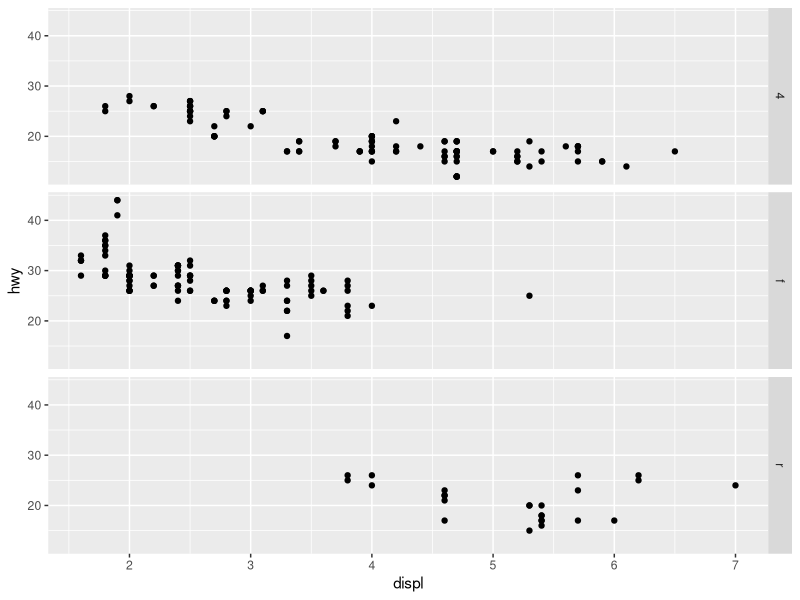
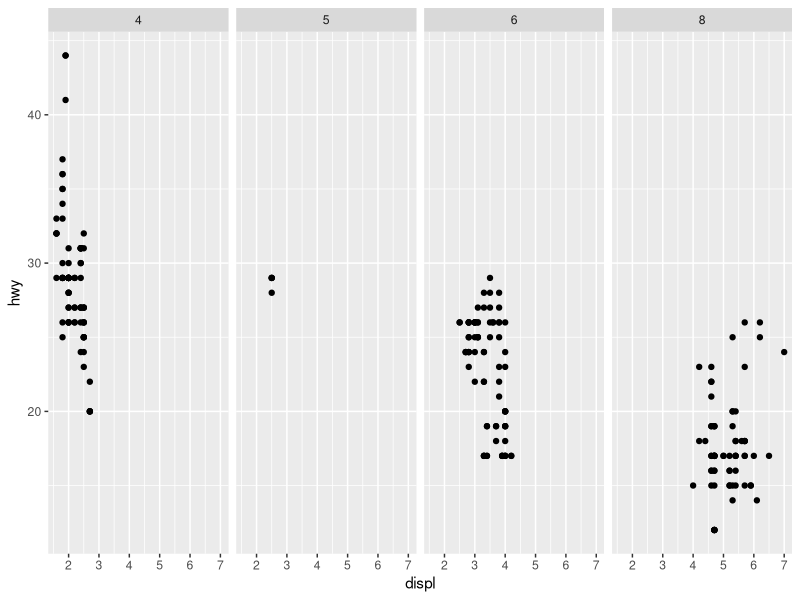
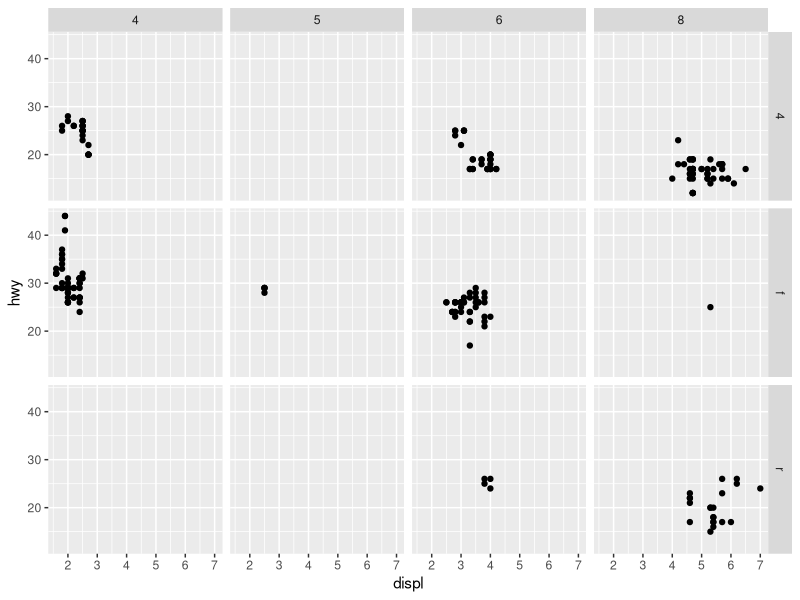
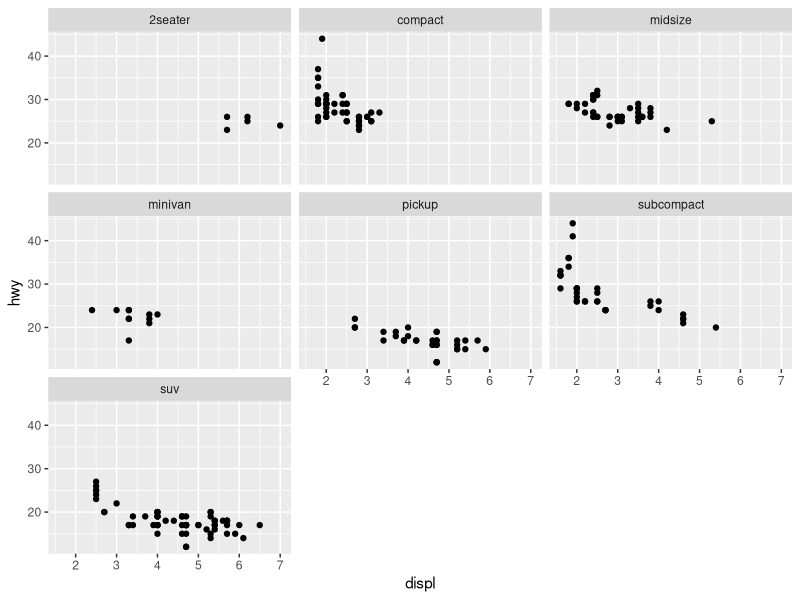
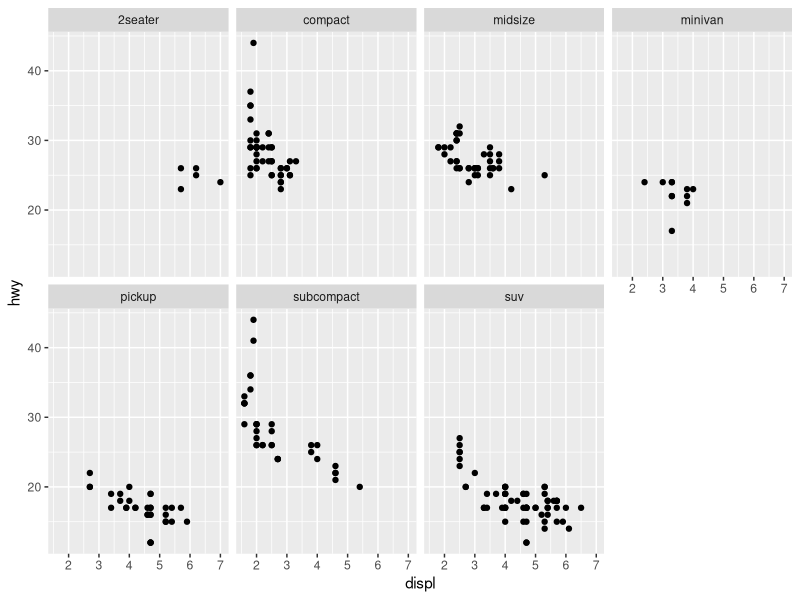
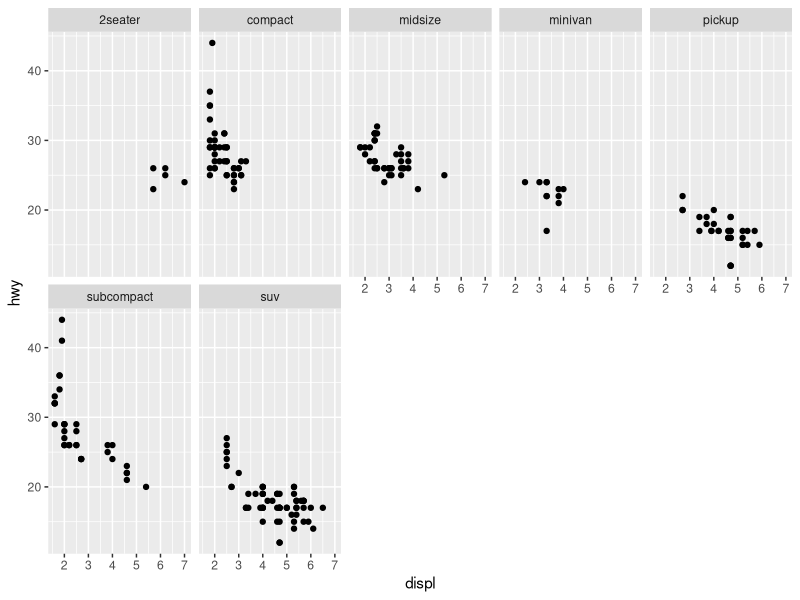
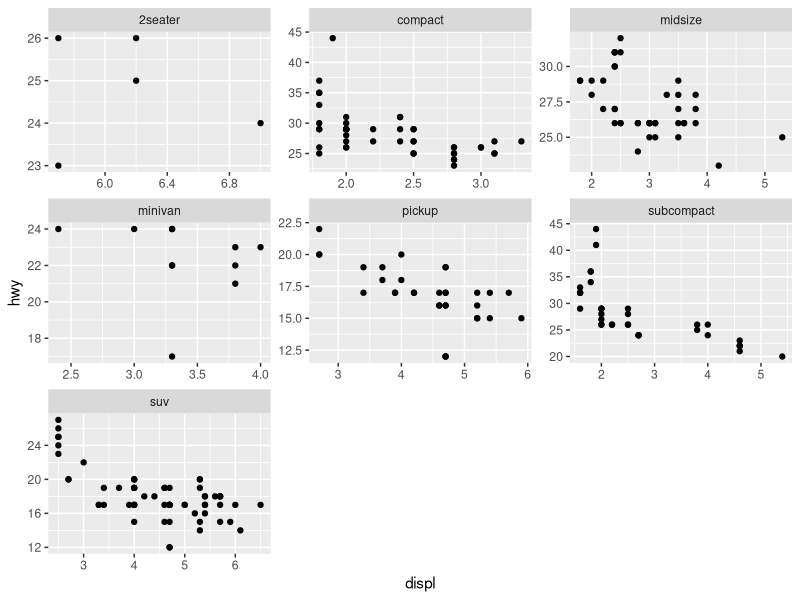

The R script that drew these images, in order:
## ---- chunk 1
library(ggplot2)
# The base plot
p <- ggplot(mpg, aes(x=displ, y=hwy)) + geom_point()

# Faceted by drv, in vertically arranged subpanels
p + facet_grid(drv ~ .)

# Faceted by cyl, in horizontally arranged subpanels
p + facet_grid(. ~ cyl)

# Split by drv (vertical) and cyl (horizontal)
p + facet_grid(drv ~ cyl)

## ---- chunk 2
p + facet_wrap( ~ class)
## ---- chunk 3
# These will have the same result: 2 rows and 4 cols
p + facet_wrap( ~ class, nrow=2)
p + facet_wrap( ~ class, ncol=5)
## ---- chunk 4
p + facet_wrap(~class, scales = "free")
